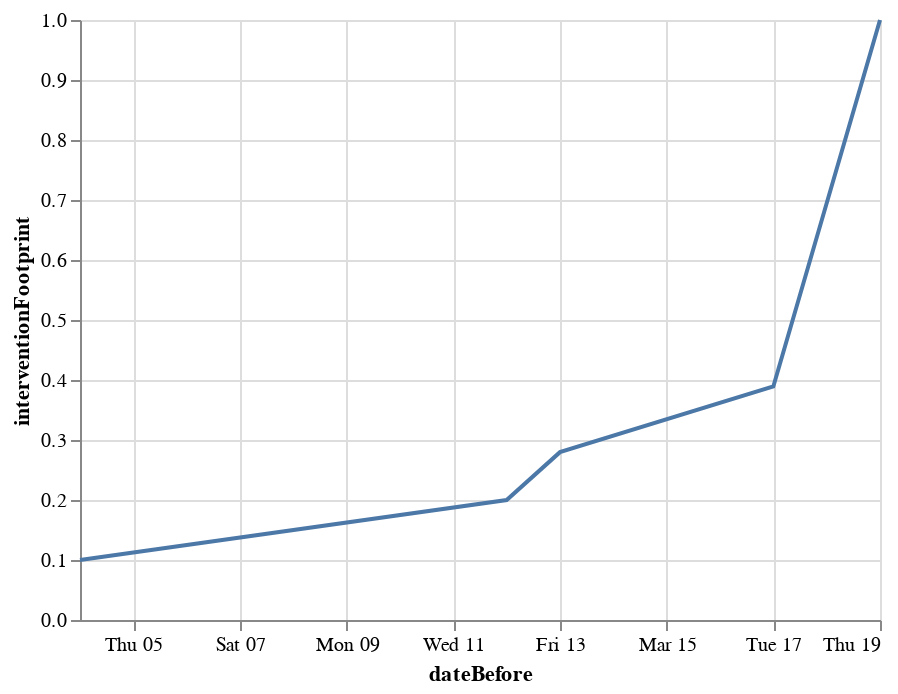

The notebook cell saved with this chart:
### Code cell
import altair as alt
alt.Chart(qdf_keep_all_result).mark_line().encode(
    x= "dateBefore",
    y = "interventionFootprint"
)

### Figure 1 — Vega-Lite specification as saved in the notebook (floating-point values rounded to 4 significant figures)
{"config": {"view": {"continuousWidth": 400, "continuousHeight": 300}}, "data": {"name": "data-23a626b3965d5ce01ac4013798f94bc3"}, "mark": "line", "encoding": {"x": {"type": "temporal", "field": "dateBefore"}, "y": {"type": "quantitative", "field": "interventionFootprint"}}, "$schema": "https://vega.github.io/schema/vega-lite/v4.0.2.json", "datasets": {"data-23a626b3965d5ce01ac4013798f94bc3": [{"dateBefore": "2020-03-04T00:00:00", "population_size": 39512223, "state_population_size": 592683345, "severityScore": 1.5, "severityMax": 1.5, "pctStateAffected": 1.0, "interventionFootprint": 0.1}, {"dateBefore": "2020-03-12T00:00:00", "population_size": 39512223, "state_population_size": 592683345, "severityScore": 3.0, "severityMax": 3.0, "pctStateAffected": 1.0, "interventionFootprint": 0.2}, {"dateBefore": "2020-03-13T00:00:00", "population_size": 39512223, "state_population_size": 592683345, "severityScore": 6.3, "severityMax": 6.3, "pctStateAffected": 1.0, "interventionFootprint": 0.2798}, {"dateBefore": "2020-03-17T00:00:00", "population_size": 39512223, "state_population_size": 592683345, "severityScore": 10.2, "severityMax": 10.2, "pctStateAffected": 1.0, "interventionFootprint": 0.3892}, {"dateBefore": "2020-03-19T00:00:00", "population_size": 39512223, "state_population_size": 592683345, "severityScore": 15.0, "severityMax": 15.0, "pctStateAffected": 1.0, "interventionFootprint": 1.0}]}}
